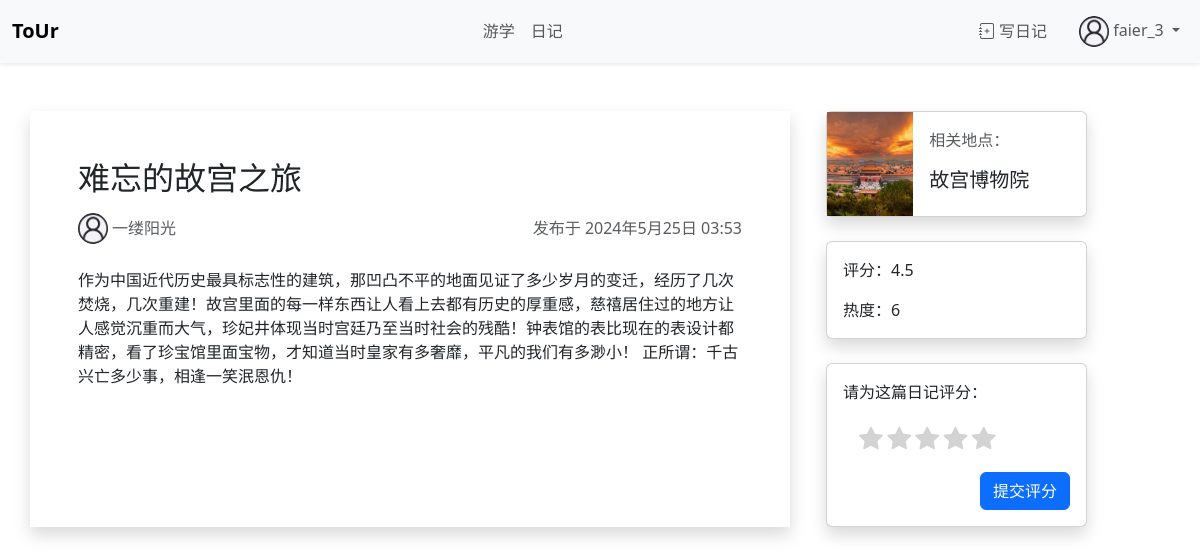
The page /diary/1/ (signed in) on the database its author committed.
### account/models.py (models this page shows, shortened)
class CustomUser(AbstractUser):
    interests = models.ManyToManyField(Category)
    avatar = models.ImageField(upload_to=user_avatar_path, blank=True, null=True)

### diary/models.py (models this page shows, shortened)
class Diary(models.Model):
    author = models.ForeignKey(User, on_delete=models.SET_NULL, null=True)
    pub_time = models.DateTimeField(default=timezone.now, blank=True)
    title = models.CharField(max_length=100)
    content = models.TextField()
    popularity = models.IntegerField(default=0, blank=True)
    rating = models.DecimalField(max_digits=2, decimal_places=1, default=0, blank=True, validators=[
            MinValueValidator(0, message="Rating must be at least 0"),
            MaxValueValidator(5, message="Rating cannot be greater than 5"),
        ])
    location = models.ForeignKey(Destination, on_delete=models.PROTECT)

### travel/models.py (models this page shows, shortened)
class Destination(models.Model):
    name = models.CharField(max_length=50, unique=True)
    type = models.CharField(max_length=1, choices={('s', '景区'), ('u','学校')}, default='s')
    province = models.CharField(max_length=15)
    city = models.CharField(max_length=15)
    description = models.TextField(blank=True)
    image = models.ImageField(upload_to=dest_pic_path, blank=True, null=True)
    popularity = models.IntegerField(default=0, blank=True)
    rating = models.DecimalField(max_digits=2, decimal_places=1, default=0, blank=True, validators=[
            MinValueValidator(0, message="Rating must be at least 0"),
            MaxValueValidator(5, message="Rating cannot be greater than 5"),
        ])
    tags = models.ManyToManyField(Category)
    mapjson = models.TextField(default='{}', help_text="请粘贴地图的json文字") # 存储地图的json文件

### diary/views.py (the view)
# urls.py: path("<int:diary_id>/", views.detail, name="detail"),
def detail(request, diary_id):
    diary = get_object_or_404(Diary, pk=diary_id)
    default_avatar_url = static("img/default_avatar.jpg")
    context = {
        'diary': diary,
        'default_avatar_url': default_avatar_url,
    }
    return render(request, 'diary/detail.html', context)

### template/diary/detail.html (shortened to what this page needs)
{% extends 'base.html' %}
{% block mainbody %}
<div class="container mt-5">
    <div class="row gap-4">
        <div class="col-md-8 shadow p-5 ">
            <h2>{{ diary.title }}</h2>
            <div class="d-flex align-items-center mb-4 mt-3">
                {% include 'user_avatar.html' with size=30 user=diary.author%}
                <span class="card-text text-muted ms-1">{{ diary.author.username }}</span>
                <span class="card-text text-muted ms-auto">发布于 {{ diary.pub_time }}</span>
            </div>
            <p style="white-space: pre-line;">{{ diary.content }}</p>
        </div>
        <div class="col-md-3">
            <a href="{% url 'travel:detail' diary.location.pk %}"style="color: inherit; text-decoration: none;">
                <div class="card mb-4 shadow ">
                    <div class="row g-0">
                        <div class="col-md-4">
                            {% if diary.location.image %}
                            <img src="{{ diary.location.image.url }}" class="img-fluid" alt="游学地图片" style="height: 100%; width: 100%; object-fit: cover;">
                            {% else %}
                            <img src="https://moreishmarketing.com/app/uploads/2020/09/img_placeholder_1024x768.jpg" class="img-fluid" alt="游学地默认图片" style="height: 100%; width: 100%; object-fit: cover;">
                            {% endif %}
                        </div>
                        <div class="col-md-8">
                            <div class="card-body">
                                <p class="card-text text-muted ">相关地点：</p>
                                <h5 class="card-title">{{ diary.location.name }}</h5>
                            </div>
                        </div>
                    </div>
                </div>
            </a>
            <div class="card shadow mb-4">
                <div class="card-body">
                    <p class="card-text ">评分：{{ diary.rating }}</p>
                    <p class="card-text">热度：{{ diary.popularity }}</p>
                </div>
            </div>
            <div class="card shadow">
                <div class="card-body">
                    <p class="card-title ">请为这篇日记评分：</p>
                    <div id="rating" class="m-3 ">
                        <i class="bi bi-star-fill star" style="color: lightgray; cursor: pointer; font-size: 24px;"></i>
                        <i class="bi bi-star-fill star" style="color: lightgray; cursor: pointer; font-size: 24px;"></i>
                        <i class="bi bi-star-fill star" style="color: lightgray; cursor: pointer; font-size: 24px;"></i>
                        <i class="bi bi-star-fill star" style="color: lightgray; cursor: pointer; font-size: 24px;"></i>
                        <i class="bi bi-star-fill star" style="color: lightgray; cursor: pointer; font-size: 24px;"></i>
                    </div>
                    <div class="d-flex"><button class="btn btn-primary ms-auto" onclick="submitRating()">提交评分</button></div>
                </div>
            </div>
        </div>
    </div>
</div>
{% endblock %}

### template/base.html (shortened to what this page needs)
{% load static %}
<!DOCTYPE html>
<html lang="zh-CN">
<head>
    <link href="https://cdn.jsdelivr.net/npm/bootstrap@5.3.3/dist/css/bootstrap.min.css" rel="stylesheet">
    <link href="https://cdn.jsdelivr.net/npm/bootstrap-icons/font/bootstrap-icons.css" rel="stylesheet">
    <link rel="stylesheet" href="{% static 'css/my_style.css' %}">
</head>
<body>
  <nav class="navbar navbar-expand navbar-light bg-light shadow-sm sticky-top " style="z-index: 10;">
    <div class="container-fluid">
      <a class="navbar-brand fw-bold" href="{% url 'travel:index' %}">ToUr</a>
      <ul class="navbar-nav mx-auto">
        <li class="nav-item">
          <a class="nav-link" href="/travel/">游学</a>
        </li>
        <li class="nav-item">
          <a class="nav-link" href="/diary/">日记</a>
        </li>
      </ul>
      <ul class="navbar-nav">
        <li class="nav-item">
          <a class="nav-link" href="#" data-bs-toggle="modal" data-bs-target="#addDiaryModal">
            <i class="bi bi-journal-plus"></i> 写日记
          </a>
        </li>
      </ul>
      <ul class="navbar-nav ms-3">
        {% if user.is_authenticated %}
        <li class="nav-item dropdown">
          <a class="nav-link dropdown-toggle" href="#" id="navbarDropdownMenuLink" role="button" data-bs-toggle="dropdown" aria-expanded="false">
            {% include 'user_avatar.html' with size=30 user=user %}
            <span>{{ user.username }}</span>
          </a>
        </li>
        {% else %}
        <a href="{% url 'account:login' %}" class="text-primary text-decoration-none">登录</a>
        {% endif %}
      </ul>
    </div>
  </nav>
  {% block mainbody %}{% endblock %}
  </body>
</html>

### rows shown on the page
CustomUser: username "faier_3"
Diary: title "难忘的故宫之旅", author.username "一缕阳光", pub_time "2024年5月25日 03:53", content "作为中国近代历史最具标志性的建筑，那凹凸不平的地面见证了多少岁月的变迁，经历了几次焚烧，几次重建！故宫里面的每一样东西让人看上去都有历史的厚重感，慈禧居住过的地方让人感觉沉重而大气，珍妃井体现当时宫廷乃至当时社会的残酷！钟表馆的表比现在的表设计都精密，看了珍宝馆里面宝物，才知道当时皇家有多奢靡，平凡的我们有多渺小！ 正所谓：千古兴亡多少事，相逢一笑泯恩仇！", location.image (picture), location.name "故宫博物院", rating "4.5", popularity "6"
